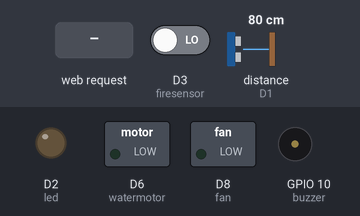
The sketch below on a simulated ESP8266 (NodeMCU). On the bench: switched loads named in the sketch (green lamp = pin HIGH), output pins drawn as LEDs (lit = HIGH), buzzer (waves = sounding, pin HIGH). Inputs (shaded band) come from the test bench; at power-on: D3 (firesensor) LOW, distance to the obstacle (sensor on D1) 80 cm. The echo pulse lasts 58.3 µs per cm; WiFi joins after 1.5 s; servers stay silent unless stated; pins used as bus, display or sensor lines are not drawn; what the sketch prints to the serial monitor is not drawn.

Above: at 2.7 s.
2.8 s: HTTP request GET /ledon received
At 3.6 s:
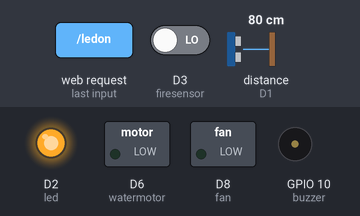
4.3 s: HTTP request GET /pumpon received
At 4.8 s:
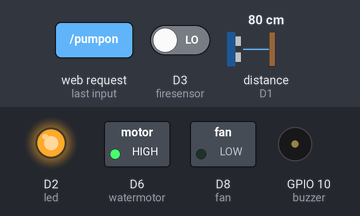
5.8 s: HTTP request GET /ledoff received
At 7.0 s:
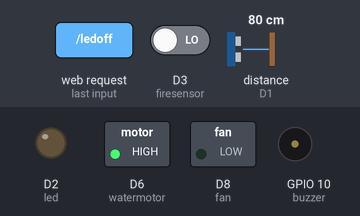
7.3 s: HTTP request GET /fanon received
At 8.3 s:
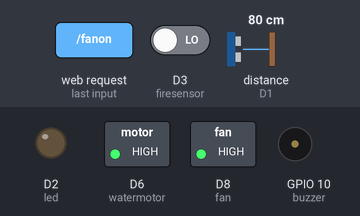
8.8 s: HTTP request GET /pumpoff received
At 9.4 s:
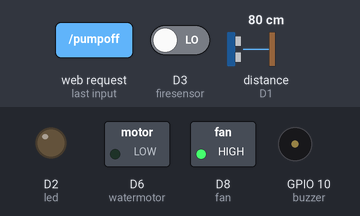
10.3 s: HTTP request GET /ledon received
At 11.8 s:
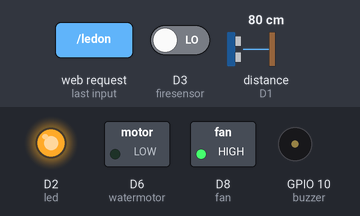
Timing chart, 0 to 12.8 s (numbered marks = the images above; inputs shaded):
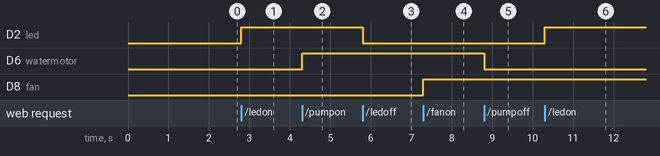

Measured:
- after the input at 2.8 s, D2 (led): LOW → HIGH at once
- after the input at 4.3 s, D6 (watermotor): LOW → HIGH at once
- after the input at 5.8 s, D2 (led): HIGH → LOW at once
- after the input at 7.3 s, D8 (fan): LOW → HIGH at once
- after the input at 8.8 s, D6 (watermotor): HIGH → LOW at once
- after the input at 10.3 s, D2 (led): LOW → HIGH at once

The sketch:

project.ino
```cpp
#include <ESP8266WiFi.h>

const char* ssid = "Arduino";
const char* password = "arduinoarduino";
//int people = 0;

const float trigPin1 = D0;
const float echoPin1 = D1;
const float led = D2;
const float firesensor = D3;
const float button = D4;
const float corridorleds = D7;
const float watermotor = D6 ;

const float fan = D8;
const float buzzer = 10;
int people=0;
WiFiServer server(80);
void setup() {
  Serial.begin(9600);
  pinMode(trigPin1 , OUTPUT);
  pinMode(echoPin1 , INPUT);
  pinMode(led , OUTPUT);
  pinMode(firesensor, INPUT);
  pinMode(button , INPUT);
  pinMode(watermotor, OUTPUT);


  pinMode(fan , OUTPUT);
  pinMode(buzzer , OUTPUT);


  Serial.begin(9600);
  delay(10);

  // Connect to WiFi network
  Serial.println();
  Serial.println();
  Serial.print("Connecting to "); // print
  Serial.println(ssid); // print wifi name

  WiFi.begin(ssid, password); // to start wifi

  while (WiFi.status() != WL_CONNECTED) {
    delay(500);
    Serial.print(".");
  }
  Serial.println("");
  Serial.println("WiFi connected");

  // Start the server
  server.begin();
  Serial.println("Server started");


  // Print the IP address
  Serial.print("Use this URL to connect: ");
  Serial.print("http://");
  Serial.print(WiFi.localIP());  // print IP

  Serial.println("/");
  // people = 0;
}
void loop() {

  // Check if a client has connected
  WiFiClient client = server.available();
  if (!client) {
    return;
  }

  // Wait until the client sends some data
  Serial.println("new client");
  while (!client.available()) {
    delay(1);
  }
  // Read the first line of the request
  String request = client.readStringUntil('\r');
  Serial.println(request);
  client.flush();

  // Match the request

  int value = LOW;


  if (request.indexOf("/ledon") != -1) {
    digitalWrite(led , HIGH);
  }
  if (request.indexOf("/ledoff") != -1) {
    digitalWrite(led , LOW);
  }

  if (request.indexOf("/Corridor") != -1)
  {
  digitalWrite(button,HIGH);
  }

  if (request.indexOf("/fire") != -1)
  {
    int x = digitalRead(firesensor);
    Serial.println(x);
    if (x == 0)
    {
      digitalWrite(buzzer, LOW);
    }
    else
    { digitalWrite(buzzer, HIGH);
      delay(500);
      digitalWrite(buzzer, LOW);
    }
  }

  if (request.indexOf("/pumpon") != -1)
  {
    digitalWrite(watermotor, HIGH);
  }
  if (request.indexOf("/pumpoff") != -1)
  {
    digitalWrite(watermotor, LOW);

  }
  if (request.indexOf("/fanon") != -1)
  {

    digitalWrite(fan , HIGH);

  }

  if (request.indexOf("/fanoff") != -1) {
    digitalWrite(fan , LOW);
  }


  // Return the response
  client.println("HTTP/1.1 200 OK");
  client.println("Content-Type: text/html");
  client.println("");
  client.println("<!DOCTYPE HTML>");
  client.println("<html>");
  client.print("<h1 style='FONT-SIZE:50px;background-color:yellow;text-align:center;'>Control Your Home</h1>");

  client.println("<br><br>");
  client.println("<a href=\"/ledon\"\"><button style='FONT-SIZE:50px; HEIGHT:200px;WIDTH:300px; 126px;Z-INDEX:0;TOP:200px;'>Led on</button></a>");
  client.println("<a href=\"/ledoff\"\"><button style='FONT-SIZE:50px; HEIGHT:200px;WIDTH:300px; 126px;Z-INDEX:0;TOP:200px;'>Led off</button></a><br />");
  client.println("<br><br>");

  client.println("<br><br>");
  client.println("<a href=\"/pumpon\"\"><button style='FONT-SIZE:50px; HEIGHT:200px;WIDTH:300px; 126px;Z-INDEX:0;TOP:200px;'>Pump on</button></a>");
  client.println("<a href=\"/pumpoff\"\"><button style='FONT-SIZE:50px; HEIGHT:200px;WIDTH:300px; 126px;Z-INDEX:0;TOP:200px;'>Pump off</button></a><br />");
  client.println("<br><br>");

  client.println("<br><br>");

  client.println("<a href=\"/Corridor\"\"><button style='FONT-SIZE:50px; HEIGHT:200px;WIDTH:300px; 126px;Z-INDEX:0;TOP:200px;'>Corridor</button></a>");
  client.println("<a href=\"/fire\"\"><button style='FONT-SIZE:50px; HEIGHT:200px;WIDTH:300px; 126px;Z-INDEX:0;TOP:200px;'>fire</button></a>");
  int x = digitalRead(firesensor);
  if (x == 1) {
    client.println("<h1 style='FONT-SIZE:50px;background-color:red;text-align:center;'>");
    client.println("thier is a fire");
    client.println("</h1>");
  }
  else {
    client.println("<h1 style='FONT-SIZE:50px;background-color:green;text-align:center;'>");
    client.println("their isn't a fire");
    client.println("</h1>");
  }
  //************************

  client.println("");


   client.println("<br><br>");
  client.println("<a href=\"/fanon\"\"><button style='FONT-SIZE:50px; HEIGHT:200px;WIDTH:300px; 126px;Z-INDEX:0;TOP:200px;'>fan on</button></a>");
  client.println("<a href=\"/fanoff\"\"><button style='FONT-SIZE:50px; HEIGHT:200px;WIDTH:300px; 126px;Z-INDEX:0;TOP:200px;'>fan off</button></a><br />");
  client.println("<br><br>");

  client.print("<h1 style='FONT-SIZE:50px;background-color:yellow;text-align:center;'>");
 long distance1 = Ultrasonic1 ();
  client.println("Is there a visitor??");
  if (distance1 <= 10)
    client.print("Someone on door");
  else
    client.print("thier is no one");
  client.print("/<h1>");

  //************************
}

long Ultrasonic1 ()
{
  //*****************ultra sonic********//
  long duration1, distance1;
  digitalWrite(trigPin1, HIGH);  // Added this line
  delayMicroseconds(2); // Added this line
  digitalWrite(trigPin1, LOW);
  //  delayMicroseconds(1000); - Removed this line
  delayMicroseconds(10); // Added this line
  duration1 = pulseIn(echoPin1, HIGH);

  distance1 = (duration1 / 2) / 29.1;

  Serial.println(distance1);
  return distance1;
  //delay(2000);
  //*****************ultra sonic********//

}

void fire()
{
  int x = digitalRead(firesensor);
  Serial.println(x);
  if (x == 0)
  {
    digitalWrite(buzzer, LOW);
  }
  else
  { digitalWrite(buzzer, HIGH);
    delay(500);
    digitalWrite(buzzer, LOW);
  }


}
```
